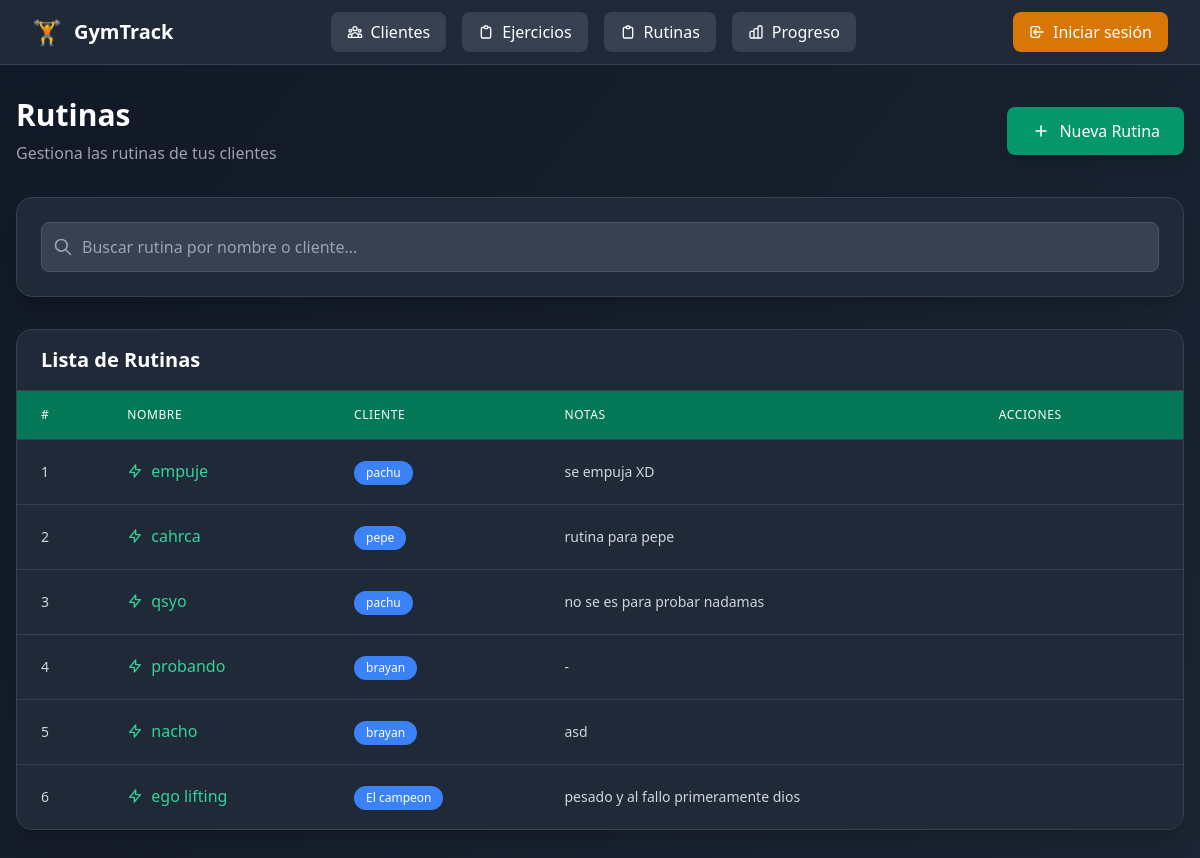
The page /rutinas/ on the database its author committed.
### rutinas/models.py (models this page shows, shortened)
class Rutina(models.Model):
    cliente = models.ForeignKey(Cliente, on_delete=models.CASCADE, related_name="rutinas")
    nombre = models.CharField(max_length=100)
    descripcion = models.TextField(blank=True)
    fecha_creacion = models.DateField(auto_now_add=True)

### clientes/models.py (models this page shows, shortened)
class Cliente(models.Model):
    entrenadores = models.ManyToManyField(settings.AUTH_USER_MODEL, related_name="clientes")
    nombre = models.CharField(max_length=100)
    edad = models.PositiveIntegerField(null=True, blank=True)
    altura_cm = models.PositiveIntegerField(null=True, blank=True)
    peso_kg = models.FloatField(null=True, blank=True)
    lesiones = models.TextField(blank=True, help_text="Anotar lesiones o complicaciones")

### rutinas/views.py (the view)
# urls.py: path("", RutinaListaView.as_view(), name="lista"),
class RutinaListaView(ListView):
    model = Rutina
    template_name = "rutinas/lista.html"
    context_object_name = "rutinas"

### rutinas/templates/rutinas/lista.html (shortened to what this page needs)
{% extends "base.html" %}
{% block content %}
<div class="min-h-screen bg-gradient-to-br from-gray-900 to-gray-800 py-8 px-4">
  <div class="max-w-7xl mx-auto">
    <div class="flex flex-col sm:flex-row justify-between items-start sm:items-center mb-8 gap-4">
      <div>
        <h1 class="text-3xl font-bold text-white mb-2">Rutinas</h1>
        <p class="text-gray-400">Gestiona las rutinas de tus clientes</p>
      </div>
      <a href="{% url 'rutinas:crear' %}" class="inline-flex items-center px-6 py-3 bg-emerald-600 hover:bg-emerald-500 text-white font-medium rounded-lg transition-colors shadow-lg">
        <svg class="w-5 h-5 mr-2" fill="none" stroke="currentColor" viewBox="0 0 24 24">
          <path stroke-linecap="round" stroke-linejoin="round" stroke-width="2" d="M12 6v6m0 0v6m0-6h6m-6 0H6"></path>
        </svg>
        Nueva Rutina
      </a>
    </div>
    <div class="bg-gray-800 rounded-2xl shadow-xl border border-gray-700 p-6 mb-8">
      <div class="relative">
        <div class="absolute inset-y-0 left-0 pl-3 flex items-center pointer-events-none">
        </div>
        <input
          type="text"
          id="buscadorRutinas"
          class="block w-full pl-10 pr-4 py-3 bg-gray-700 border border-gray-600 rounded-lg text-white placeholder-gray-400 focus:outline-none focus:ring-2 focus:ring-emerald-500 focus:border-transparent"
          placeholder="Buscar rutina por nombre o cliente..."
        />
      </div>
    </div>
    <div class="bg-gray-800 rounded-2xl shadow-xl border border-gray-700 overflow-hidden">
      <div class="px-6 py-4 border-b border-gray-700">
        <h2 class="text-xl font-bold text-white">Lista de Rutinas</h2>
      </div>
      <div class="overflow-x-auto">
        <table class="min-w-full divide-y divide-gray-700">
          <thead class="bg-emerald-700">
            <tr>
              <th class="px-6 py-4 text-left text-xs font-medium text-white uppercase tracking-wider">#</th>
              <th class="px-6 py-4 text-left text-xs font-medium text-white uppercase tracking-wider">Nombre</th>
              <th class="px-6 py-4 text-left text-xs font-medium text-white uppercase tracking-wider">Cliente</th>
              <th class="px-6 py-4 text-left text-xs font-medium text-white uppercase tracking-wider">Notas</th>
              <th class="px-6 py-4 text-left text-xs font-medium text-white uppercase tracking-wider">Acciones</th>
            </tr>
          </thead>
          <tbody class="bg-gray-800 divide-y divide-gray-700" id="tablaRutinas">
            {% for rutina in rutinas %}
            <tr class="hover:bg-gray-750 transition-colors group">
              <td class="px-6 py-4 whitespace-nowrap text-sm font-medium text-gray-300">
                {{ forloop.counter }}
              </td>
              <td class="px-6 py-4 whitespace-nowrap">
                <a href="{% url 'rutinas:detalle' rutina.pk %}" class="inline-flex items-center text-emerald-400 hover:text-emerald-300 font-medium transition-colors">
                  <svg class="w-4 h-4 mr-2" fill="none" stroke="currentColor" viewBox="0 0 24 24">
                    <path stroke-linecap="round" stroke-linejoin="round" stroke-width="2" d="M13 10V3L4 14h7v7l9-11h-7z"></path>
                  </svg>
                  {{ rutina.nombre }}
                </a>
              </td>
              <td class="px-6 py-4 whitespace-nowrap">
                <span class="inline-flex items-center px-3 py-1 rounded-full text-xs font-medium bg-blue-500 text-white">
                  {{ rutina.cliente.nombre }}
                </span>
              </td>
              <td class="px-6 py-4">
                <div class="text-sm text-gray-300 max-w-xs">
                  {{ rutina.descripcion|truncatechars:60|default:"-" }}
                </div>
              </td>
              <td class="px-6 py-4 whitespace-nowrap">
              </td>
            </tr>
            {% endfor %}
          </tbody>
        </table>
      </div>
    </div>
  </div>
</div>
{% endblock %}

### rows shown on the page
Rutina: nombre "empuje", cliente.nombre "pachu", descripcion "se empuja XD"
Rutina: nombre "cahrca", cliente.nombre "pepe", descripcion "rutina para pepe"
Rutina: nombre "qsyo", cliente.nombre "pachu", descripcion "no se es para probar nadamas"
Rutina: nombre "probando", cliente.nombre "brayan", descripcion "-"
Rutina: nombre "nacho", cliente.nombre "brayan", descripcion "asd"
Rutina: nombre "ego lifting", cliente.nombre "El campeon", descripcion "pesado y al fallo primeramente dios"
